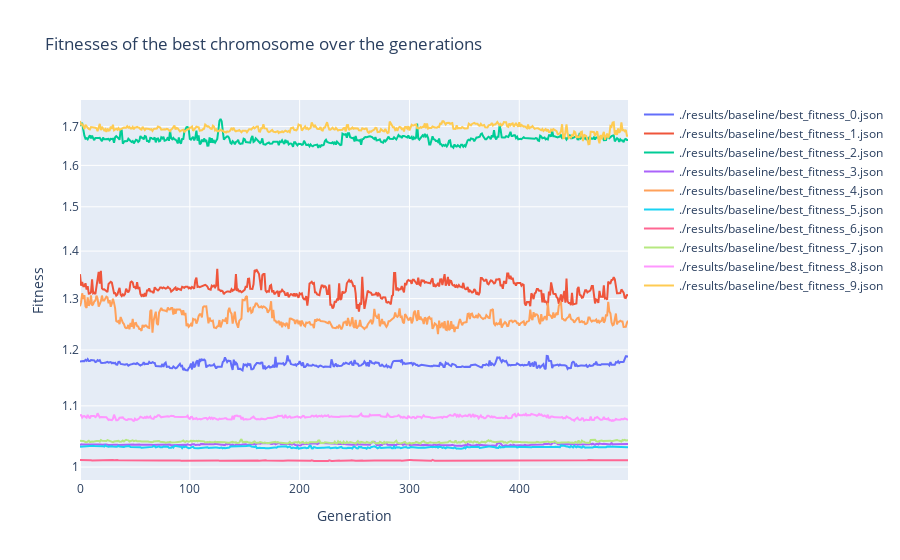

Notebook code cell kept with this figure:
### Code cell
plot_all_fitnesses_folder("./results/baseline")

### Figure 1 — Plotly figure (JSON) as saved in the notebook; plotly's stock layout.template omitted (floating-point values rounded to 4 significant figures; data arrays with more than 128 entries replaced by an {"elided": "..."} marker saying what was removed)
{"data": [{"name": "./results/baseline/best_fitness_0.json", "type": "scatter", "x": {"elided": "500 int values"}, "y": {"elided": "500 float values"}}, {"name": "./results/baseline/best_fitness_1.json", "type": "scatter", "x": {"elided": "500 int values"}, "y": {"elided": "500 float values"}}, {"name": "./results/baseline/best_fitness_2.json", "type": "scatter", "x": {"elided": "500 int values"}, "y": {"elided": "500 float values"}}, {"name": "./results/baseline/best_fitness_3.json", "type": "scatter", "x": {"elided": "500 int values"}, "y": {"elided": "500 float values"}}, {"name": "./results/baseline/best_fitness_4.json", "type": "scatter", "x": {"elided": "500 int values"}, "y": {"elided": "500 float values"}}, {"name": "./results/baseline/best_fitness_5.json", "type": "scatter", "x": {"elided": "500 int values"}, "y": {"elided": "500 float values"}}, {"name": "./results/baseline/best_fitness_6.json", "type": "scatter", "x": {"elided": "500 int values"}, "y": {"elided": "500 float values"}}, {"name": "./results/baseline/best_fitness_7.json", "type": "scatter", "x": {"elided": "500 int values"}, "y": {"elided": "500 float values"}}, {"name": "./results/baseline/best_fitness_8.json", "type": "scatter", "x": {"elided": "500 int values"}, "y": {"elided": "500 float values"}}, {"name": "./results/baseline/best_fitness_9.json", "type": "scatter", "x": {"elided": "500 int values"}, "y": {"elided": "500 float values"}}], "layout": {"title": {"text": "Fitnesses of the best chromosome over the generations"}, "xaxis": {"title": {"text": "Generation"}}, "yaxis": {"title": {"text": "Fitness"}, "type": "log"}}}
